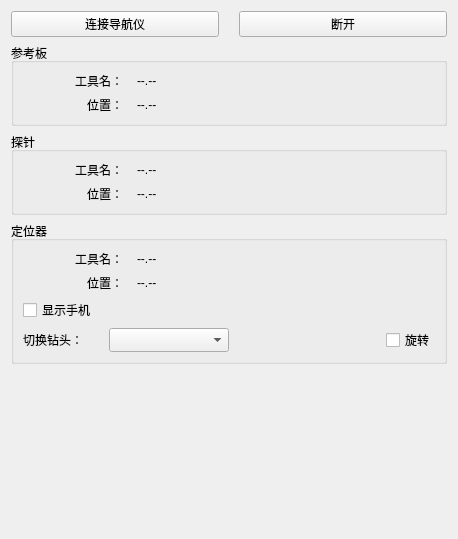
<?xml version="1.0" encoding="UTF-8"?>
<ui version="4.0">
 <class>Form</class>
 <widget class="QWidget" name="Form">
  <property name="geometry">
   <rect>
    <x>0</x>
    <y>0</y>
    <width>458</width>
    <height>539</height>
   </rect>
  </property>
  <property name="windowTitle">
   <string>Form</string>
  </property>
  <layout class="QVBoxLayout" name="verticalLayout">
   <item>
    <layout class="QHBoxLayout" name="horizontalLayout">
     <property name="spacing">
      <number>20</number>
     </property>
     <property name="topMargin">
      <number>0</number>
     </property>
     <item>
      <widget class="QPushButton" name="con_btn">
       <property name="text">
        <string>连接导航仪</string>
       </property>
      </widget>
     </item>
     <item>
      <widget class="QPushButton" name="discon_btn">
       <property name="text">
        <string>断开</string>
       </property>
      </widget>
     </item>
    </layout>
   </item>
   <item>
    <widget class="QGroupBox" name="groupBox">
     <property name="sizePolicy">
      <sizepolicy hsizetype="Preferred" vsizetype="Preferred">
       <horstretch>0</horstretch>
       <verstretch>0</verstretch>
      </sizepolicy>
     </property>
     <property name="minimumSize">
      <size>
       <width>0</width>
       <height>0</height>
      </size>
     </property>
     <property name="title">
      <string>参考板</string>
     </property>
     <layout class="QVBoxLayout" name="verticalLayout_3">
      <item>
       <layout class="QHBoxLayout" name="horizontalLayout_2">
        <property name="spacing">
         <number>14</number>
        </property>
        <item>
         <widget class="QLabel" name="label">
          <property name="sizePolicy">
           <sizepolicy hsizetype="Fixed" vsizetype="Preferred">
            <horstretch>0</horstretch>
            <verstretch>0</verstretch>
           </sizepolicy>
          </property>
          <property name="minimumSize">
           <size>
            <width>100</width>
            <height>0</height>
           </size>
          </property>
          <property name="maximumSize">
           <size>
            <width>100</width>
            <height>16777215</height>
           </size>
          </property>
          <property name="text">
           <string>工具名：</string>
          </property>
          <property name="alignment">
           <set>Qt::AlignRight|Qt::AlignTrailing|Qt::AlignVCenter</set>
          </property>
         </widget>
        </item>
        <item>
         <widget class="QLabel" name="referencer_name_label">
          <property name="text">
           <string>--.--</string>
          </property>
         </widget>
        </item>
       </layout>
      </item>
      <item>
       <layout class="QHBoxLayout" name="horizontalLayout_3">
        <property name="spacing">
         <number>14</number>
        </property>
        <item>
         <widget class="QLabel" name="label_3">
          <property name="sizePolicy">
           <sizepolicy hsizetype="Fixed" vsizetype="Preferred">
            <horstretch>0</horstretch>
            <verstretch>0</verstretch>
           </sizepolicy>
          </property>
          <property name="minimumSize">
           <size>
            <width>100</width>
            <height>0</height>
           </size>
          </property>
          <property name="maximumSize">
           <size>
            <width>100</width>
            <height>16777215</height>
           </size>
          </property>
          <property name="text">
           <string>位置：</string>
          </property>
          <property name="alignment">
           <set>Qt::AlignRight|Qt::AlignTrailing|Qt::AlignVCenter</set>
          </property>
         </widget>
        </item>
        <item>
         <widget class="QLabel" name="referencer_pos_label">
          <property name="text">
           <string>--.--</string>
          </property>
         </widget>
        </item>
       </layout>
      </item>
     </layout>
    </widget>
   </item>
   <item>
    <widget class="QGroupBox" name="groupBox_2">
     <property name="sizePolicy">
      <sizepolicy hsizetype="Preferred" vsizetype="Preferred">
       <horstretch>0</horstretch>
       <verstretch>0</verstretch>
      </sizepolicy>
     </property>
     <property name="minimumSize">
      <size>
       <width>0</width>
       <height>0</height>
      </size>
     </property>
     <property name="title">
      <string>探针</string>
     </property>
     <layout class="QVBoxLayout" name="verticalLayout_4">
      <item>
       <layout class="QHBoxLayout" name="horizontalLayout_4">
        <property name="spacing">
         <number>14</number>
        </property>
        <item>
         <widget class="QLabel" name="label_6">
          <property name="sizePolicy">
           <sizepolicy hsizetype="Fixed" vsizetype="Preferred">
            <horstretch>0</horstretch>
            <verstretch>0</verstretch>
           </sizepolicy>
          </property>
          <property name="minimumSize">
           <size>
            <width>100</width>
            <height>0</height>
           </size>
          </property>
          <property name="maximumSize">
           <size>
            <width>100</width>
            <height>16777215</height>
           </size>
          </property>
          <property name="text">
           <string>工具名：</string>
          </property>
          <property name="alignment">
           <set>Qt::AlignRight|Qt::AlignTrailing|Qt::AlignVCenter</set>
          </property>
         </widget>
        </item>
        <item>
         <widget class="QLabel" name="probe_name_label">
          <property name="text">
           <string>--.--</string>
          </property>
         </widget>
        </item>
       </layout>
      </item>
      <item>
       <layout class="QHBoxLayout" name="horizontalLayout_5">
        <property name="spacing">
         <number>14</number>
        </property>
        <item>
         <widget class="QLabel" name="label_8">
          <property name="sizePolicy">
           <sizepolicy hsizetype="Fixed" vsizetype="Preferred">
            <horstretch>0</horstretch>
            <verstretch>0</verstretch>
           </sizepolicy>
          </property>
          <property name="minimumSize">
           <size>
            <width>100</width>
            <height>0</height>
           </size>
          </property>
          <property name="maximumSize">
           <size>
            <width>100</width>
            <height>16777215</height>
           </size>
          </property>
          <property name="text">
           <string>位置：</string>
          </property>
          <property name="alignment">
           <set>Qt::AlignRight|Qt::AlignTrailing|Qt::AlignVCenter</set>
          </property>
         </widget>
        </item>
        <item>
         <widget class="QLabel" name="probe_pos_label">
          <property name="text">
           <string>--.--</string>
          </property>
         </widget>
        </item>
       </layout>
      </item>
     </layout>
    </widget>
   </item>
   <item>
    <widget class="QGroupBox" name="groupBox_3">
     <property name="sizePolicy">
      <sizepolicy hsizetype="Preferred" vsizetype="Preferred">
       <horstretch>0</horstretch>
       <verstretch>0</verstretch>
      </sizepolicy>
     </property>
     <property name="minimumSize">
      <size>
       <width>0</width>
       <height>0</height>
      </size>
     </property>
     <property name="title">
      <string>定位器</string>
     </property>
     <layout class="QVBoxLayout" name="verticalLayout_2">
      <item>
       <layout class="QHBoxLayout" name="horizontalLayout_6">
        <property name="spacing">
         <number>14</number>
        </property>
        <item>
         <widget class="QLabel" name="label_11">
          <property name="sizePolicy">
           <sizepolicy hsizetype="Fixed" vsizetype="Preferred">
            <horstretch>0</horstretch>
            <verstretch>0</verstretch>
           </sizepolicy>
          </property>
          <property name="minimumSize">
           <size>
            <width>100</width>
            <height>0</height>
           </size>
          </property>
          <property name="maximumSize">
           <size>
            <width>100</width>
            <height>16777215</height>
           </size>
          </property>
          <property name="text">
           <string>工具名：</string>
          </property>
          <property name="alignment">
           <set>Qt::AlignRight|Qt::AlignTrailing|Qt::AlignVCenter</set>
          </property>
         </widget>
        </item>
        <item>
         <widget class="QLabel" name="locator_name_label">
          <property name="text">
           <string>--.--</string>
          </property>
         </widget>
        </item>
       </layout>
      </item>
      <item>
       <layout class="QHBoxLayout" name="horizontalLayout_7">
        <property name="spacing">
         <number>14</number>
        </property>
        <item>
         <widget class="QLabel" name="label_12">
          <property name="sizePolicy">
           <sizepolicy hsizetype="Fixed" vsizetype="Preferred">
            <horstretch>0</horstretch>
            <verstretch>0</verstretch>
           </sizepolicy>
          </property>
          <property name="minimumSize">
           <size>
            <width>100</width>
            <height>0</height>
           </size>
          </property>
          <property name="maximumSize">
           <size>
            <width>100</width>
            <height>16777215</height>
           </size>
          </property>
          <property name="text">
           <string>位置：</string>
          </property>
          <property name="alignment">
           <set>Qt::AlignRight|Qt::AlignTrailing|Qt::AlignVCenter</set>
          </property>
         </widget>
        </item>
        <item>
         <widget class="QLabel" name="locator_pos_label">
          <property name="text">
           <string>--.--</string>
          </property>
         </widget>
        </item>
       </layout>
      </item>
      <item>
       <layout class="QHBoxLayout" name="horizontalLayout_12">
        <item>
         <widget class="QCheckBox" name="show_hp_cb">
          <property name="text">
           <string>显示手机</string>
          </property>
         </widget>
        </item>
       </layout>
      </item>
      <item>
       <layout class="QHBoxLayout" name="horizontalLayout_8">
        <property name="topMargin">
         <number>0</number>
        </property>
        <item>
         <widget class="QLabel" name="label_5">
          <property name="sizePolicy">
           <sizepolicy hsizetype="Fixed" vsizetype="Preferred">
            <horstretch>0</horstretch>
            <verstretch>0</verstretch>
           </sizepolicy>
          </property>
          <property name="minimumSize">
           <size>
            <width>80</width>
            <height>0</height>
           </size>
          </property>
          <property name="maximumSize">
           <size>
            <width>80</width>
            <height>16777215</height>
           </size>
          </property>
          <property name="text">
           <string>切换钻头：</string>
          </property>
         </widget>
        </item>
        <item>
         <widget class="QComboBox" name="drill_cb">
          <property name="sizePolicy">
           <sizepolicy hsizetype="Fixed" vsizetype="Preferred">
            <horstretch>0</horstretch>
            <verstretch>0</verstretch>
           </sizepolicy>
          </property>
          <property name="minimumSize">
           <size>
            <width>120</width>
            <height>0</height>
           </size>
          </property>
          <property name="maximumSize">
           <size>
            <width>120</width>
            <height>16777215</height>
           </size>
          </property>
         </widget>
        </item>
        <item>
         <spacer name="horizontalSpacer_4">
          <property name="orientation">
           <enum>Qt::Horizontal</enum>
          </property>
          <property name="sizeHint" stdset="0">
           <size>
            <width>40</width>
            <height>20</height>
           </size>
          </property>
         </spacer>
        </item>
        <item>
         <widget class="QCheckBox" name="rotate_cb">
          <property name="text">
           <string>旋转</string>
          </property>
         </widget>
        </item>
       </layout>
      </item>
     </layout>
    </widget>
   </item>
   <item>
    <spacer name="verticalSpacer_3">
     <property name="orientation">
      <enum>Qt::Vertical</enum>
     </property>
     <property name="sizeHint" stdset="0">
      <size>
       <width>20</width>
       <height>219</height>
      </size>
     </property>
    </spacer>
   </item>
  </layout>
 </widget>
 <resources/>
 <connections/>
</ui>
